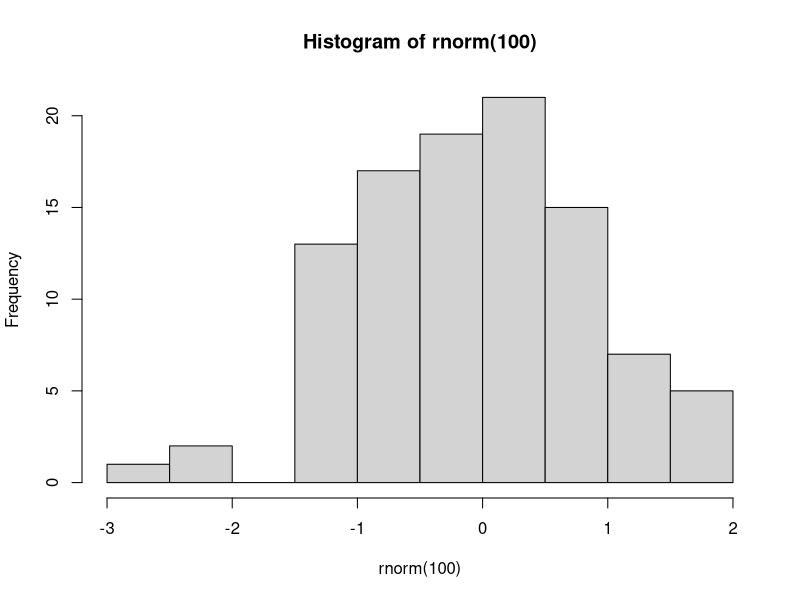
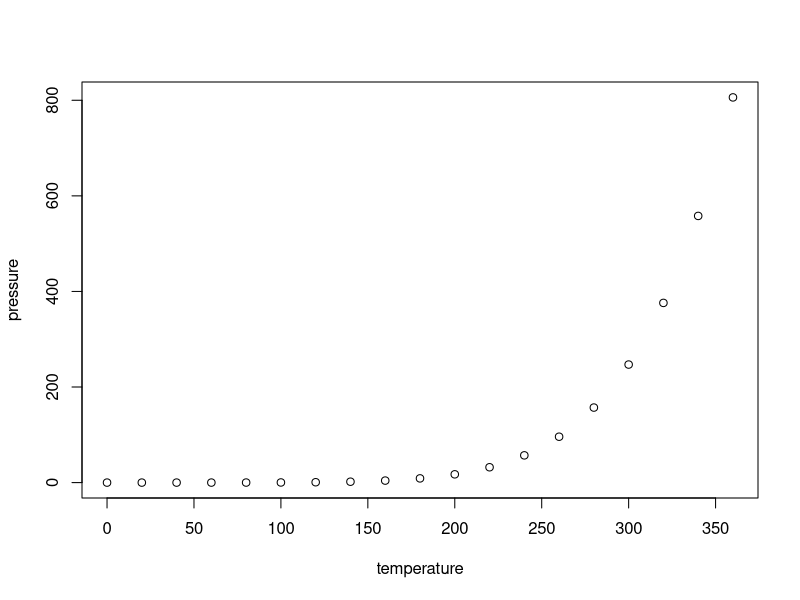

The R source for these figures, in order:
## ---- chunk 1
hist(rnorm(100))
## ---- chunk 2
summary(cars)
## ---- chunk 3
plot(pressure)
